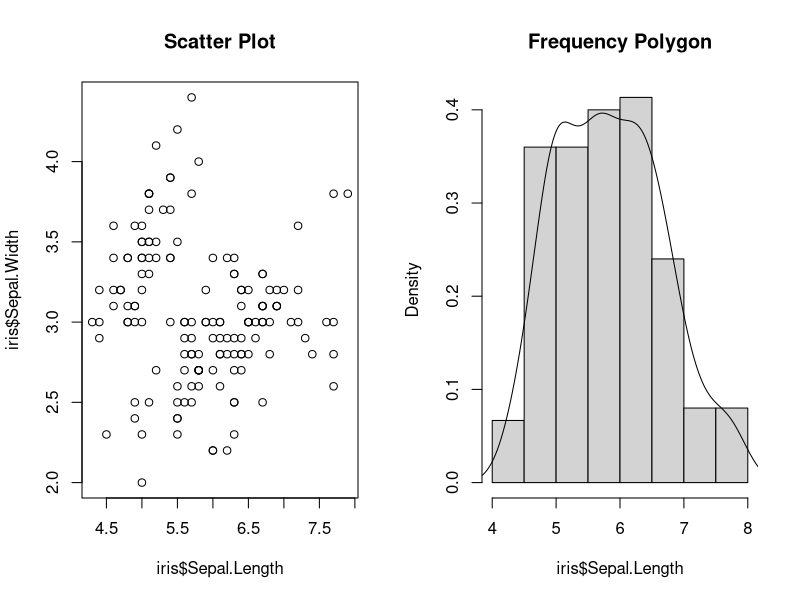

Source code (R):
# Scatter plot and Frequency polygon
dev.new()
par(mfrow=c(1,2))
plot(iris$Sepal.Length, iris$Sepal.Width, main="Scatter Plot")
hist(iris$Sepal.Length, freq=FALSE, main="Frequency Polygon")
lines(density(iris$Sepal.Length))
